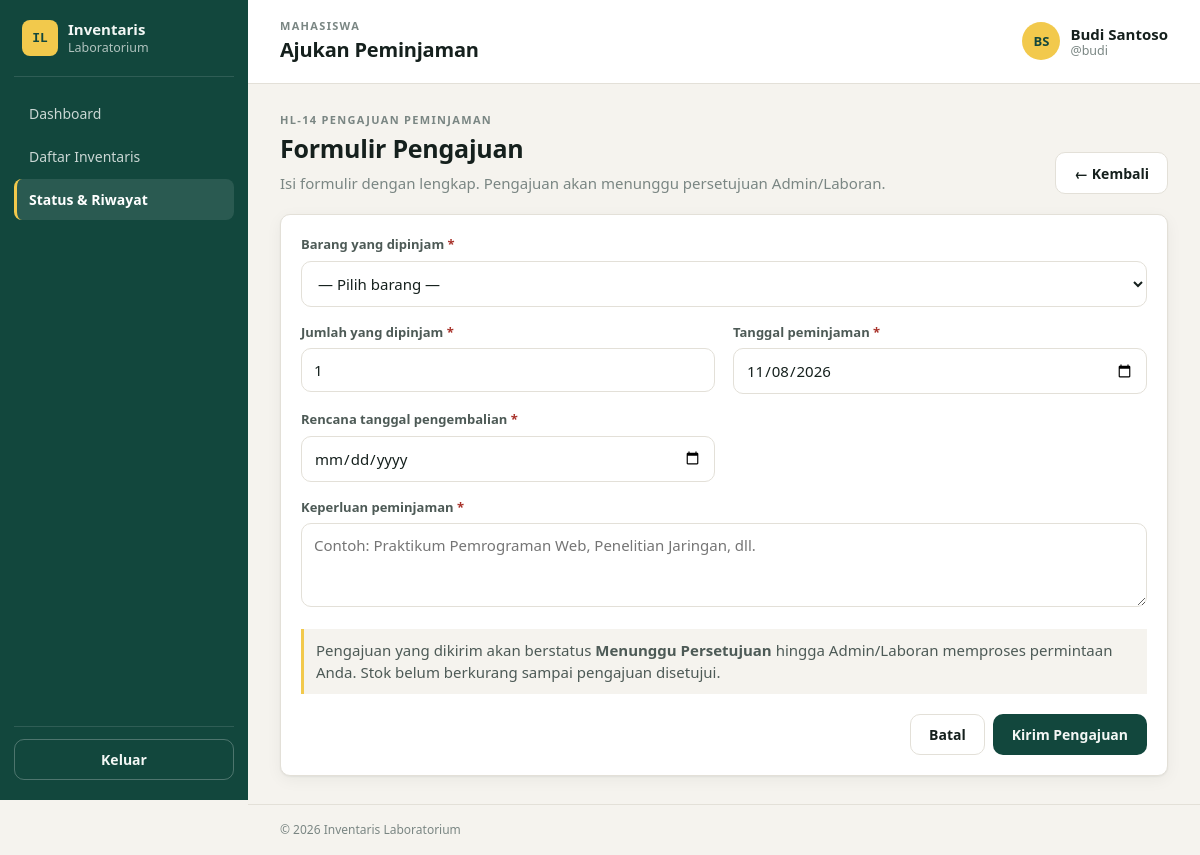
Screenshot of /peminjam/ajukan.php (signed in) with the database file from the repository.
### tables this page shows
CREATE TABLE users (
  id            INT UNSIGNED AUTO_INCREMENT PRIMARY KEY,
  full_name     VARCHAR(100) NOT NULL,
  username      VARCHAR(50)  NOT NULL,
  password_hash VARCHAR(255) NOT NULL,              
  role          ENUM('admin','peminjam') NOT NULL DEFAULT 'peminjam',
  identity_no   VARCHAR(30)  NULL,                  
  user_type     ENUM('laboran','mahasiswa','dosen') NOT NULL DEFAULT 'mahasiswa',
  is_active     TINYINT(1)   NOT NULL DEFAULT 1,    
  created_at    DATETIME     NOT NULL DEFAULT CURRENT_TIMESTAMP,
  updated_at    DATETIME     NOT NULL DEFAULT CURRENT_TIMESTAMP ON UPDATE CURRENT_TIMESTAMP,
  CONSTRAINT uq_users_username UNIQUE (username)
);

### includes/helpers.php (called while the page is built, shortened)
<?php
require_once __DIR__ . '/../config/database.php';
function e($value): string
{
    return htmlspecialchars((string)$value, ENT_QUOTES, 'UTF-8');
}
function url(string $path = ''): string
{
    return BASE_URL . '/' . ltrim($path, '/');
}

### auth/session.php (called while the page is built, shortened)
<?php
require_once __DIR__ . '/../includes/helpers.php';
function current_user(): ?array
{
    return $_SESSION['user'] ?? null;
}
function require_login(): array
{
    $user = current_user();
    $expired = isset($_SESSION['last_activity']) && time() - $_SESSION['last_activity'] > SESSION_TIMEOUT;
    if ($user && !$expired) {
        $stmt = db()->prepare('SELECT role, is_active FROM users WHERE id = ?');
        $stmt->execute([$user['id']]);
        $row = $stmt->fetch();
        if ($row && (int)$row['is_active'] === 1) {
            return $_SESSION['user'];
        }
    }
}
function require_role(string $role): array
{
    $user = require_login();
    return $user;
}

### config/database.php (called while the page is built, shortened)
<?php
function db(): PDO
{
    static $pdo = null;
    if ($pdo === null) {
        $dsn = sprintf('mysql:host=%s;port=%s;dbname=%s;charset=%s', DB_HOST, DB_PORT, DB_NAME, DB_CHARSET);
        try {
            $pdo = new PDO($dsn, DB_USER, DB_PASS, [
                PDO::ATTR_ERRMODE            => PDO::ERRMODE_EXCEPTION,
                PDO::ATTR_DEFAULT_FETCH_MODE => PDO::FETCH_ASSOC,
                PDO::ATTR_EMULATE_PREPARES   => false,
            ]);
        } catch (PDOException $e) {
            http_response_code(500);
            exit('Koneksi database gagal. Periksa config/config.php dan pastikan MySQL XAMPP aktif.');
        }
    }
    return $pdo;
}

### peminjam/ajukan.php (the view, shortened to what this page needs)
<?php
require_once __DIR__ . '/../auth/session.php';
require_once __DIR__ . '/../includes/helpers.php';
$user = require_role('peminjam');
$pdo  = db();
$inventories = $pdo->query(
    'SELECT i.id, i.code, i.name, i.qty_available, c.name AS category_name
     FROM inventories i
     JOIN categories c ON c.id = i.category_id
     WHERE i.is_active = 1 AND c.is_active = 1 AND i.qty_available > 0
     ORDER BY i.name'
)->fetchAll();
$pageTitle  = 'Ajukan Peminjaman';
require __DIR__ . '/../layouts/header.php';
?>
<section class="page-heading">
  <div>
    <p class="eyebrow">HL-14 Pengajuan Peminjaman</p>
    <h2>Formulir Pengajuan</h2>
    <p class="muted">Isi formulir dengan lengkap. Pengajuan akan menunggu persetujuan Admin/Laboran.</p>
  </div>
  <a class="btn btn-light" href="<?= e(url('peminjam/inventaris.php')) ?>">← Kembali</a>
</section>
<section class="card form-card">
  <?php if (!$inventories): ?>
    <div class="alert alert-warning">
      Tidak ada barang yang tersedia untuk dipinjam saat ini. Silakan coba lagi nanti.
    </div>
  <?php else: ?>
  <form method="post" action="<?= e(url('peminjam/ajukan_action.php')) ?>" id="form-ajukan">
    <div class="form-grid">
      <label class="field field-wide">
        <span>Barang yang dipinjam <span style="color:var(--danger)">*</span></span>
        <select name="inventory_id" id="inv-select" required>
          <option value="">— Pilih barang —</option>
        </select>
      </label>
      <label class="field">
        <span>Jumlah yang dipinjam <span style="color:var(--danger)">*</span></span>
        <input type="number" name="qty" id="qty-input" min="1" value="1" required>
      </label>
      <label class="field">
        <span>Tanggal peminjaman <span style="color:var(--danger)">*</span></span>
        <input type="date" name="borrow_date" id="borrow-date"
               value="<?= date('Y-m-d') ?>" min="<?= date('Y-m-d') ?>" required>
      </label>
      <label class="field">
        <span>Rencana tanggal pengembalian <span style="color:var(--danger)">*</span></span>
        <input type="date" name="planned_return_date" id="return-date"
               min="<?= date('Y-m-d') ?>" required>
      </label>
      <label class="field field-wide">
        <span>Keperluan peminjaman <span style="color:var(--danger)">*</span></span>
        <textarea name="purpose" rows="3" required
                  placeholder="Contoh: Praktikum Pemrograman Web, Penelitian Jaringan, dll."></textarea>
      </label>
    </div>
    <p class="form-note">
      Pengajuan yang dikirim akan berstatus <strong>Menunggu Persetujuan</strong> hingga Admin/Laboran
      memproses permintaan Anda. Stok belum berkurang sampai pengajuan disetujui.
    </p>
    <div class="form-actions">
      <a class="btn btn-light" href="<?= e(url('peminjam/inventaris.php')) ?>">Batal</a>
      <button class="btn" type="submit">Kirim Pengajuan</button>
    </div>
  </form>
  <?php endif; ?>
</section>
<?php require __DIR__ . '/../layouts/footer.php'; ?>

### layouts/header.php (shortened to what this page needs)
<?php
$pageTitle  = $pageTitle  ?? 'Dashboard';
$roleLabel  = $user['role'] === 'admin' ? 'Admin/Laboran' : ucfirst($user['user_type']);
$initials   = strtoupper(implode('', array_map(fn($w) => $w[0] ?? '', array_slice(explode(' ', preg_replace('/^(Dr\.|Prof\.)\s*/', '', $user['full_name'])), 0, 2))));
?>
<!DOCTYPE html>
<html lang="id">
<head>
  <link rel="stylesheet" href="<?= e(url('assets/css/style.css')) ?>">
</head>
<body>
<div class="app">
  <?php require __DIR__ . '/sidebar.php'; ?>
  <div class="main">
    <header class="topbar">
      <div class="topbar-title">
        <p class="eyebrow"><?= e($roleLabel) ?></p>
        <h1><?= e($pageTitle) ?></h1>
      </div>
      <div class="topbar-user">
        <span class="avatar"><?= e($initials) ?></span>
        <span class="user-meta">
          <strong><?= e($user['full_name']) ?></strong>
          <small>@<?= e($user['username']) ?></small>
        </span>
      </div>
    </header>
    <main class="content">

### assets/css/style.css (style rules this page uses)
:root { --ink: #15201d; --ink-soft: #4d5a56; --muted: #7a8683; --paper: #f5f3ee; --surface: #ffffff; --line: #e3e0d8; --primary: #12473d; --primary-2: #1c6656; --primary-ink: #f3f7f5; --tag: #f2c94c; --success: #1f7a4a; --success-bg: #e4f3ea; --info: #1f5f8b; --info-bg: #e3eef7; --warning: #8a6100; --warning-bg: #fbf0d2; --danger: #a8322a; --danger-bg: #f8e3e1; --radius: 10px; --shadow: 0 1px 2px rgba(21,32,29,.06), 0 4px 16px rgba(21,32,29,.05); --font: "Segoe UI", "Helvetica Neue", Arial, sans-serif; --mono: "Cascadia Mono", "Consolas", "SFMono-Regular", monospace; }
* { box-sizing: border-box; }
html, body { margin: 0; }
body { font-family: var(--font); background: var(--paper); color: var(--ink); font-size: 15px; line-height: 1.5; }
a { color: var(--primary-2); }
h1, h2, h3 { margin: 0; letter-spacing: -.01em; }
.muted { color: var(--muted); }
.eyebrow { margin: 0; font-size: 11px; font-weight: 700; letter-spacing: .12em; text-transform: uppercase; color: var(--muted); }
.btn { display: inline-flex; align-items: center; justify-content: center; gap: 6px; padding: 10px 18px; border: 1px solid transparent; border-radius: var(--radius); background: var(--primary); color: var(--primary-ink); font: 600 14px var(--font); cursor: pointer; text-decoration: none; transition: background .15s; }
.field { display: block; margin-bottom: 16px; }
.field > span { display: block; font-size: 13px; font-weight: 600; margin-bottom: 6px; color: var(--ink-soft); }
.field input { width: 100%; padding: 11px 12px; border: 1px solid var(--line); border-radius: var(--radius); font: 15px var(--font); background: #fff; color: var(--ink); }
.app { display: flex; min-height: 100vh; }
.main { flex: 1; min-width: 0; display: flex; flex-direction: column; }
.topbar { display: flex; align-items: center; gap: 16px; padding: 18px 32px; background: var(--surface); border-bottom: 1px solid var(--line); }
.topbar-title { flex: 1; }
.topbar-title h1 { font-size: 20px; }
.topbar-user { display: flex; align-items: center; gap: 10px; }
.avatar { width: 38px; height: 38px; border-radius: 50%; background: var(--tag); color: var(--primary); display: grid; place-items: center; font-weight: 800; font-size: 13px; }
.user-meta { display: grid; line-height: 1.2; }
.user-meta small { color: var(--muted); }
.content { padding: 28px 32px; flex: 1; }
.card { background: var(--surface); border: 1px solid var(--line); border-radius: var(--radius); padding: 20px; box-shadow: var(--shadow); }
.page-heading { display:flex; justify-content:space-between; align-items:flex-end; gap:16px; flex-wrap:wrap; margin-bottom:20px; }
.page-heading h2 { font-size:25px; margin:2px 0 4px; }
.page-heading .muted { margin:0; }
.filter-actions, .form-actions { display:flex; align-items:center; gap:8px; flex-wrap:wrap; }
.btn-light { background:var(--surface); color:var(--ink); border-color:var(--line); }
.field select, .field textarea, .category-inline input { width:100%; padding:11px 12px; border:1px solid var(--line); border-radius:var(--radius); font:15px var(--font); background:var(--surface); color:var(--ink); }
.form-card { max-width:900px; }
.form-grid { display:grid; grid-template-columns:repeat(2,minmax(0,1fr)); gap:0 18px; }
.field-wide, .detail-wide { grid-column:1/-1; }
.form-note { margin:0 0 18px; padding:10px 12px; background:var(--paper); border-left:3px solid var(--tag); color:var(--ink-soft); }
.form-actions { justify-content:flex-end; margin-top:20px; }

### rows the page displays
users: role "MAHASISWA", role "BS", role "Budi Santoso", role "budi"

### other values shown
$m['label'] "Dashboard"
$m['label'] "Daftar Inventaris"
$m['label'] "Status & Riwayat"
$pageTitle "Ajukan Peminjaman"
APP_NAME "Inventaris Laboratorium"
